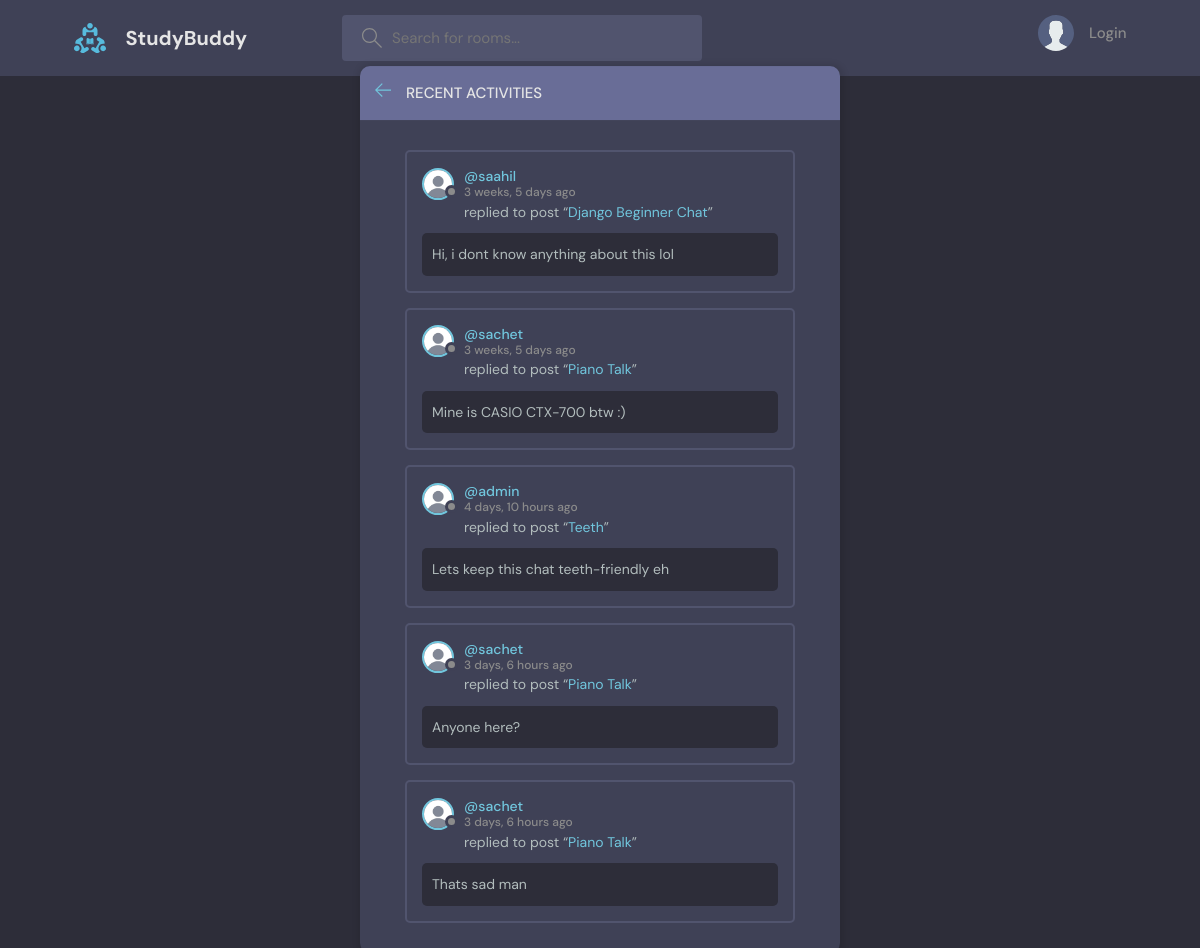
Page /base/activities/ on the earlier database version.
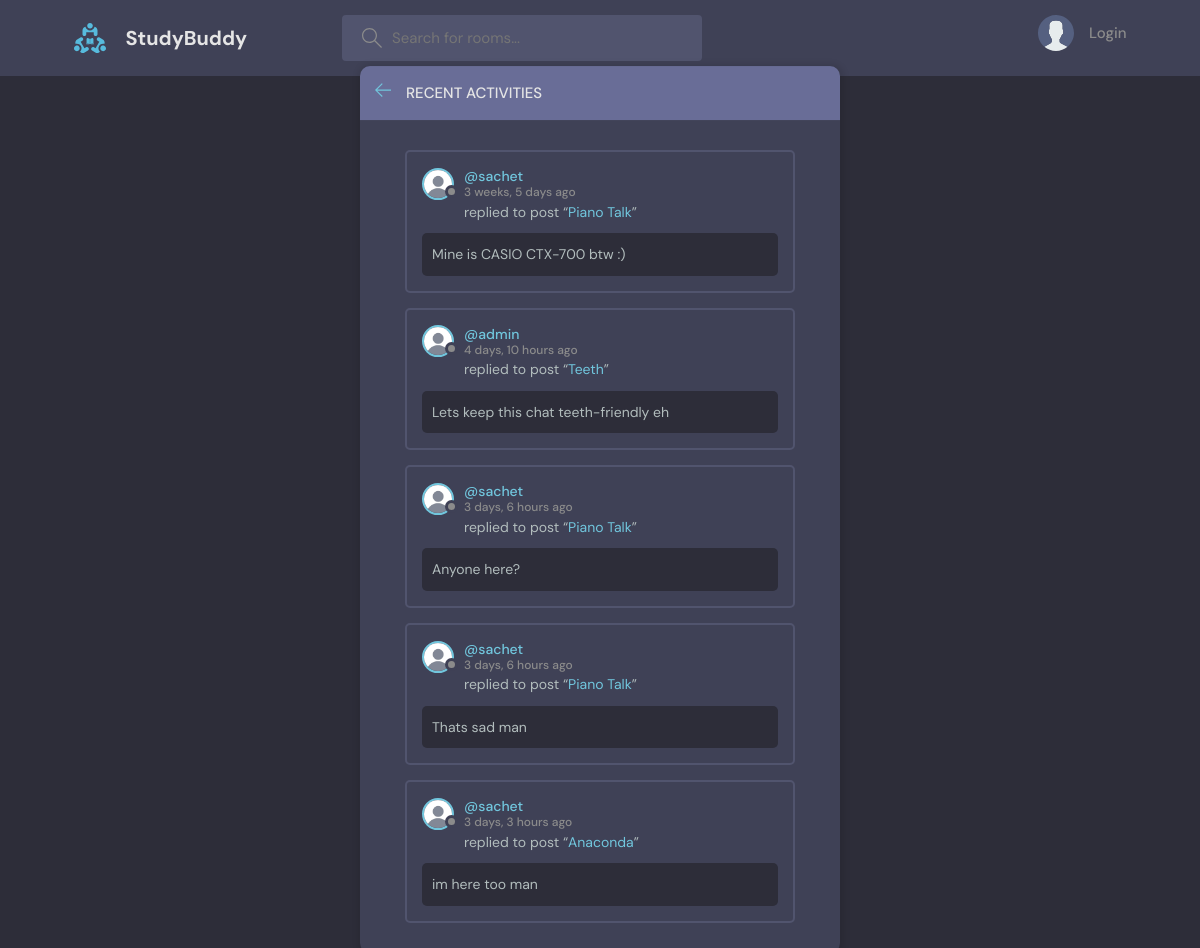
Same page on the later database version.
### base/models.py (models this page shows, shortened)
class Message(models.Model):
    user = models.ForeignKey(User, on_delete= models.CASCADE, related_name='messages')
    room= models.ForeignKey(Room, on_delete= models.CASCADE, related_name= 'messages')
    body = models.TextField()
    created = models.DateTimeField(auto_now_add= True)
    updated = models.DateTimeField(auto_now= True)

class Room(models.Model):
    host = models.ForeignKey(User, on_delete= models.SET_NULL, null= True, related_name='hosted_rooms')
    topic = models.ForeignKey(Topic, on_delete= models.SET_NULL, null= True)
    name= models.CharField(max_length= 100)
    description= models.TextField(null= True, blank= True )
    participants= models.ManyToManyField(User, related_name= 'participated_rooms', blank=True)
    created = models.DateTimeField(auto_now_add = True)
    updated = models.DateTimeField(auto_now= True)
    class Meta:
        ordering= ['-updated', '-created']

### base/views.py (the view)
# urls.py: path('activities/', views.activities, name= 'activities'),
def activities(request):
    last_n_recent= 5
    messages= Message.objects.all()[:last_n_recent]
    context= {'room_messages': messages}
    return render(request, 'base/activity.html', context)

### base/templates/base/activity.html (shortened to what this page needs)
{% extends 'main.html' %}
{% load static %}
{% block content %}
<main class="layout">
  <div class="container">
    <div class="layout__box">
      <div class="layout__boxHeader">
        <div class="layout__boxTitle">
          <a href="{{request.META.HTTP_REFERER}}">
            <svg version="1.1" xmlns="http://www.w3.org/2000/svg" width="32" height="32" viewBox="0 0 32 32">
              <title>arrow-left</title>
              <path
                d="M13.723 2.286l-13.723 13.714 13.719 13.714 1.616-1.611-10.96-10.96h27.625v-2.286h-27.625l10.965-10.965-1.616-1.607z"
              ></path>
            </svg>
          </a>
          <h3>Recent Activities</h3>
        </div>
      </div>
      <div class="activities-page layout__body ">
        {% for message in room_messages%}
        <div class="activities__box">
          <div class="activities__boxHeader roomListRoom__header">
            <a href="{% url 'user_profile' message.user.id %}" class="roomListRoom__author">
              <div class="avatar avatar--small">
                {% if message.user.profile.profile_picture %}
                <img src="{{message.user.profile.profile_picture.url}}"/>
                {% else %}
                <img src="{% static 'images/no-pfp.jpg' %}" />
                {% endif %}
              </div>
              <p>
                @{{message.user.username}}
                <span>{{message.created|timesince}} ago</span>
              </p>
            </a>
          </div>
          <div class="activities__boxContent">
            <p>replied to post “<a href="{% url 'room' message.room.id %}">{{message.room.name}}</a>”</p>
            <div class="activities__boxRoomContent">
              {{message.body}}
            </div>
          </div>
        </div>
        {% endfor %}
      </div>
    </div>
  </div>
</main>
{% endblock content %}

### templates/main.html (shortened to what this page needs)
{% load static %}
<!DOCTYPE html>
<html lang="en">
  <head>
    <link rel="stylesheet" href="{% static 'styles/style.css' %}" />
  </head>
  <body>
    {% include 'nav_bar.html' %}
    {% block content %}
    {% endblock content %}
  </body>
</html>

### templates/nav_bar.html (shortened to what this page needs)
{% load static %}
<header class="header header--loggedIn">
      <div class="container">
        <a href="{% url 'home' %}" class="header__logo">
          <img src="{% static 'images/logo.svg' %}" />
          <h1>StudyBuddy</h1>
        </a>
        <form class="header__search" method="get" action="{% url 'home' %}">
          <label>
            <input type="text" name="q" placeholder="Search for rooms..." />
          </label>
        </form>
        <nav class="header__menu">
        {% if request.user.is_authenticated %}
          <div class="header__user">
            <a href="{% url 'user_profile' request.user.id %}">
              <div class="avatar avatar--medium active">
                {% if request.user.profile.profile_picture %}
                <img src="{{request.user.profile.profile_picture.url}}"/>
                {% else %}
                <img src="{% static 'images/no-pfp.jpg' %}" />
                {% endif %}
              </div>
              <p> {{request.user.username}} <span>@{{request.user.username}}</span></p>
            </a>
            <button class="dropdown-button">
              <svg version="1.1" xmlns="http://www.w3.org/2000/svg" width="32" height="32" viewBox="0 0 32 32">
                <title>chevron-down</title>
                <path d="M16 21l-13-13h-3l16 16 16-16h-3l-13 13z"></path>
              </svg>
            </button>
          </div>
        {% else %}
          <a href="{% url 'login' %}">
            <img src="{% static 'images/avatar.svg' %}" />
            <p>Login</p>
          </a>
        {% endif %}
        </nav>
      </div>
    </header>

### static/styles/style.css (style rules this page uses)
:root { --color-main: #71c6dd; --color-main-light: #e1f6fb; --color-dark: #3f4156; --color-dark-medium: #51546e; --color-dark-light: #696d97; --color-light: #e5e5e5; --color-gray: #8b8b8b; --color-light-gray: #b2bdbd; --color-bg: #2d2d39; --color-success: #5dd693; --color-error: #fc4b0b; }
* { font-family: "DM Sans", -apple-system, BlinkMacSystemFont, "Segoe UI", Roboto, Oxygen, Ubuntu, Cantarell, "Open Sans", "Helvetica Neue", sans-serif; margin: 0; padding: 0; box-sizing: border-box; text-rendering: optimizeLegibility; font-size: inherit; }
html { font-size: 56.25%; }
@media only screen and (min-width: 1200px) { html { font-size: 62.5%; } }
body { line-height: 1.6; font-weight: 400; font-size: 1.5rem; color: var(--color-light-gray); background-color: var(--color-bg); min-height: 100vh; }
img { width: 100%; }
a { display: inline-block; color: var(--color-main); text-decoration: none; }
.container { max-width: 120rem; width: 90%; margin: auto; }
.avatar { position: relative; display: inline-block; border-radius: 50%; border: 2px solid var(--color-main); }
.avatar img { display: block; border-radius: 50%; object-fit: cover; object-position: center; }
.avatar::after { content: ""; display: block; position: absolute; background-color: var(--color-gray); z-index: 111; border-radius: 50%; border: 0.3rem solid var(--color-dark); }
.avatar.avatar--small img { width: 2.8rem; height: 2.8rem; }
.avatar.avatar--small:after { width: 0.7rem; height: 0.7rem; bottom: 0px; right: -6px; }
.header { padding: 1.5rem; background-color: var(--color-dark); }
.header > .container { display: flex; gap: 9.5rem; }
.header__logo, .header__user { display: flex; gap: 2rem; align-items: center; }
.header__logo > img { height: 3.2rem; width: 3.2rem; }
.header__logo > h1 { font-weight: 700; font-size: 2rem; color: var(--color-light); }
.header__search > label { background-color: var(--color-dark-medium); padding: 1.3rem 1rem; display: flex; align-items: center; gap: 1rem; border-radius: 4px; }
.header__search svg { fill: var(--color-gray); width: 2rem; height: 2rem; margin-left: 1rem; }
.header__search input { width: 30rem; background: transparent; border: none; outline: none; color: var(--color-light); }
.header__menu { margin-left: auto; position: relative; }
.header__menu a { display: flex; gap: 1.5rem; align-items: center; font-weight: 500; text-decoration: none; color: var(--color-gray); }
.header__menu img { height: 3.6rem; }
.header__menu p { line-height: 1.2; }
.layout { margin-top: 2.4rem; }
.layout > .container { display: flex; justify-content: space-between; align-items: flex-start; }
.layout__box { width: 90%; max-width: 48rem; min-height: 40rem; position: absolute; top: 50%; left: 50%; transform: translate(-50%, -46%); background-color: var(--color-dark); border-radius: 1rem; box-shadow: 1px 1px 6px 3px rgba(0, 0, 0, 0.1); overflow: hidden; }
.layout__boxHeader { display: flex; padding: 1.5rem; background-color: var(--color-dark-light); }
.layout__boxTitle { display: flex; gap: 1.5rem; align-items: center; }
.layout__boxTitle h3 { text-transform: uppercase; font-weight: 500; color: var(--color-light); }
.layout__boxTitle svg { width: 1.6rem; height: 1.6rem; fill: var(--color-main); }
.layout__body { margin: 3rem; }
.roomListRoom__header { display: flex; justify-content: space-between; align-items: center; }
.roomListRoom__author { font-weight: 500; display: flex; align-items: center; gap: 1rem; }
.activities__box { margin: 1.5rem; padding: 1.5rem; border: 2px solid var(--color-dark-medium); border-radius: 5px; }
.activities__boxHeader p { font-size: 1.4rem; line-height: 1.3; }
.activities__boxHeader p span { color: var(--color-gray); font-size: 1.2rem; display: block; }
.activities__boxContent { margin-left: 4.2rem; }
.activities__boxContent { font-size: 1.4rem; }
.activities__boxRoomContent { background: var(--color-bg); padding: 1rem; border-radius: 5px; margin-top: 1rem; margin-left: -4.2rem; }

Differences in the rows shown:
removed Message: user.username "saahil", created "3 weeks, 5 days", room.name "Django Beginner Chat", body "Hi, i dont know anything about this lol"
now on this page (row unchanged): Message: user.username "sachet", created "3 days, 3 hours", room.name "Anaconda", body "im here too man"
